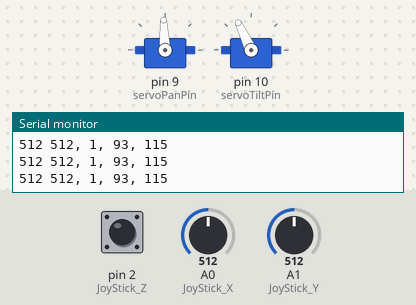
Simulated run of this sketch. Board: Arduino Uno, built with avr-gcc and run on an emulated ATmega328P. On the bench: 2 × servo, the last lines printed to the serial monitor. The test bench sets the inputs (shaded band); at power-on: A0 (JoyStick_X) = 512, A1 (JoyStick_Y) = 512, pin 2 (JoyStick_Z) HIGH.

Above: at 1.2 s.
1.3 s: A0 (JoyStick_X) set to 716
At 2.1 s:
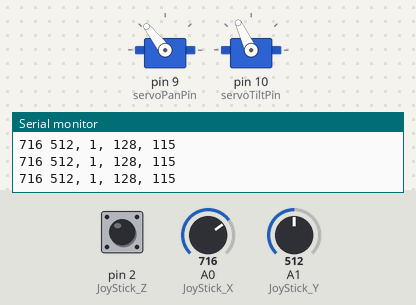
2.8 s: A1 (JoyStick_Y) set to 0
At 3.5 s:
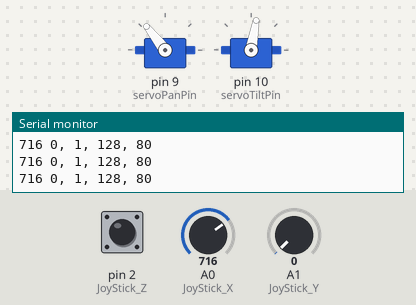
4.3 s: A0 (JoyStick_X) set to 561
At 5.2 s:
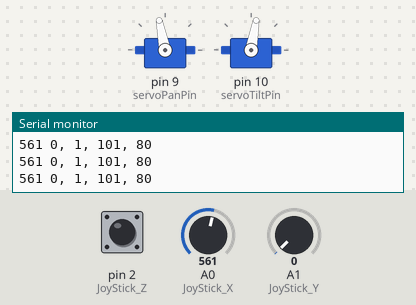
5.8 s: A0 (JoyStick_X) set to 537
At 6.3 s:
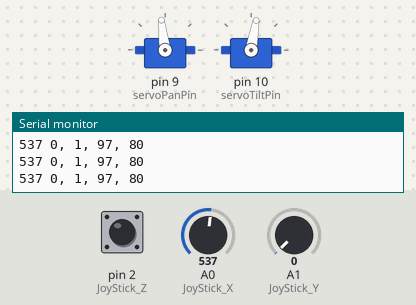
7.3 s: A1 (JoyStick_Y) set to 716
At 8.5 s:
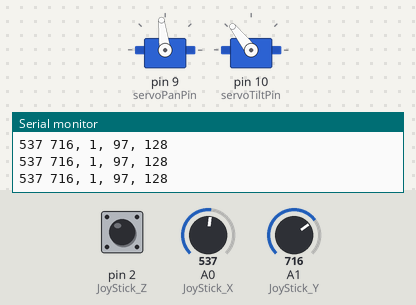
8.8 s: A1 (JoyStick_Y) set to 1023
At 10.1 s:
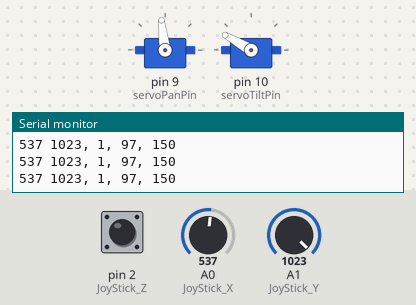
Timing chart, 0 to 11.3 s (numbered marks = the images above; inputs shaded):
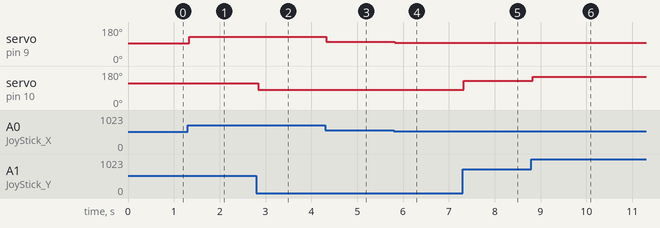

Measured:
- after the input at 1.3 s, servo on pin 9 (servoPanPin): 93° → 128° at once
- after the input at 2.8 s, servo on pin 10 (servoTiltPin): 115° → 80° at once
- after the input at 4.3 s, servo on pin 9 (servoPanPin): 128° → 101° at once
- after the input at 5.8 s, servo on pin 9 (servoPanPin): 101° → 97° at once
- after the input at 7.3 s, servo on pin 10 (servoTiltPin): 80° → 128° at once
- after the input at 8.8 s, servo on pin 10 (servoTiltPin): 128° → 150° at once

The sketch:

PanTiltTest1.ino
```cpp
// Include the servo library:
#include <Servo.h>

// Create a new servo object:
Servo servoPan;
Servo servoTilt;

// Define the servo pin:
int servoPanPin = 9;
int servoTiltPin = 10;

int JoyStick_X = A0; // x
int JoyStick_Y = A1; // y
int JoyStick_Z = 2; // key

// Create a variable to store the servo position:
int pan = 0, tilt=0;
  int x, y, z;

void setup ()
{
  pinMode (JoyStick_X, INPUT);
  pinMode (JoyStick_Y, INPUT);
  pinMode (JoyStick_Z, INPUT_PULLUP);

  Serial.begin (9600); // 9600 bps

  // Attach the Servo variable to a pin:
  servoPan.attach(servoPanPin);
  servoTilt.attach(servoTiltPin);
}

void loop ()
{
  x = analogRead (JoyStick_X);  // 0 to 1023 - default 512 (mid)
  y = analogRead (JoyStick_Y);  // 0 to 1023 - default 512 (mid)
  z = digitalRead (JoyStick_Z); // 0 or 1 - default 1 (up)
  pan = map(x, 0, 1023, 7, 180);
  tilt = map(y, 0, 1023, 80, 150);  // not full motion due to assembly

  Serial.print (x, DEC);
  Serial.print (" ");
  Serial.print (y, DEC);
  Serial.print (", ");
  Serial.print (z, DEC);
  Serial.print (", ");
  Serial.print (pan, DEC);
  Serial.print (", ");
  Serial.println (tilt, DEC);

  servoPan.write(pan);
  servoTilt.write(tilt);
}
```
